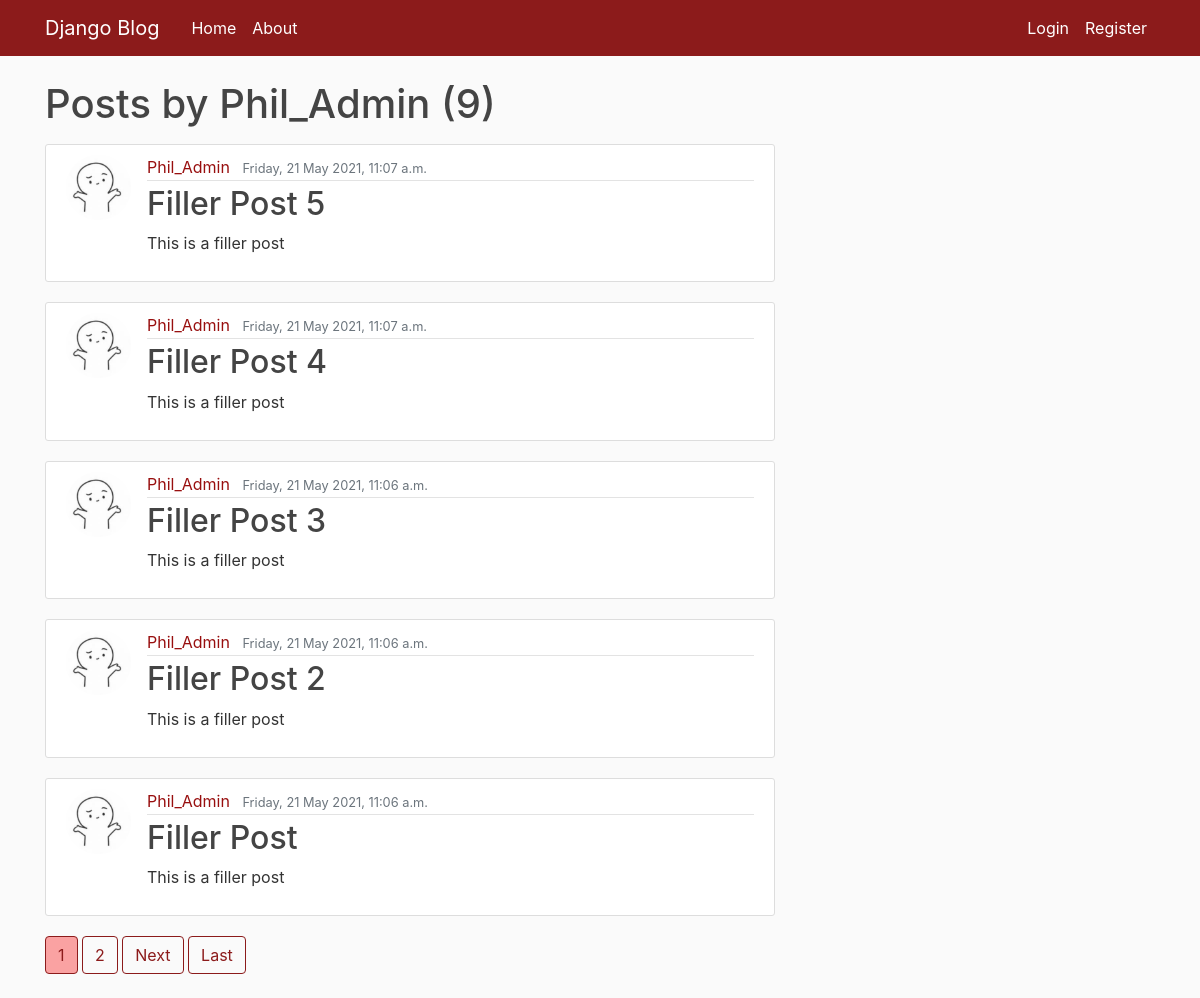
The page /user/Phil_Admin on the database its author committed.
### blog/models.py (models this page shows, shortened)
class Post(models.Model):
    title = models.CharField(max_length=100)
    content = models.TextField()
    date_posted = models.DateTimeField(default=timezone.now)
    author = models.ForeignKey(User, on_delete=models.CASCADE)

### users/models.py (models this page shows, shortened)
class Profile(models.Model):
    user = models.OneToOneField(User, on_delete=models.CASCADE)
    bio = models.CharField(max_length=100)
    image = models.ImageField(default='default.jpg', upload_to='profile_pics')

### blog/views.py (the view)
# urls.py: path('user/<str:username>', UserPostListView.as_view(), name='user-posts'),
class UserPostListView(ListView):
    model = Post
    template_name = 'blog/user_posts.html'
    context_object_name = 'posts'
    paginate_by = 5
    def get_queryset(self):
        user = get_object_or_404(User, username=self.kwargs.get('username'))
        return Post.objects.filter(author=user).order_by('-date_posted')

### blog/templates/Blog/user_posts.html (shortened to what this page needs)
{% extends "blog/base.html" %}
{% block content %}
    <h1 class="mb-3">Posts by {{ view.kwargs.username }} ({{ page_obj.paginator.count }})</h1>
    {% for post in posts %}
        <article class="media content-section">
            <img class="rounded-circle article-img" src="{{ post.author.profile.image.url }}" alt="">
            <div class="media-body">
                <div class="article-metadata">
                    <a class="mr-2" href="{% url 'user-posts' post.author.username %}" style="color: #980F0F">{{ post.author }}</a>
                    <small class="text-muted">{{ post.date_posted|date:"l, d F Y, P" }}</small>
                </div>
                <h2><a class="article-title" href="{% url 'post-detail' post.id %}">{{ post.title }}</a></h2>
                <p class="article-content">{{ post.content }}</p>
            </div>
        </article>
    {% endfor %}
    {% if is_paginated %}
        {% for num in page_obj.paginator.page_range %}
            {% if page_obj.number == num %}
                <a class="btn btn-info mb-4" style="border-color: #8C1B1B; color: #8C1B1B; background-color: #FAA2A2" href="?page={{ num }}">{{ num }}</a>
                {% elif num > page_obj.number|add:'-3' and num < page_obj.number|add:'3' %}
                    <a class="btn btn-outline-info mb-4" style="border-color: #8C1B1B; color: #8C1B1B" href="?page={{ num }}">{{ num }}</a>
            {% endif %}
        {% endfor %}
        {% if page_obj.has_next %}
            <a class="btn btn-outline-info mb-4" style="border-color: #8C1B1B; color: #8C1B1B" href="?page={{ page_obj.next_page_number }}">Next</a>
            <a class="btn btn-outline-info mb-4" style="border-color: #8C1B1B; color: #8C1B1B" href="?page={{ page_obj.paginator.num_pages }}">Last</a>
        {% endif %}
    {% endif %}
{% endblock content %}

### blog/Static/Blog/main.css (style rules this page uses)
body { background: #fafafa; color: #333333; margin-top: 5rem; }
h1, h2, h3, h4, h5, h6 { color: #444444; }
.content-section { background: #ffffff; padding: 10px 20px; border: 1px solid #dddddd; border-radius: 3px; margin-bottom: 20px; }
.article-title { color: #444444; }
.article-content { white-space: pre-line; }
.article-img { height: 65px; width: 65px; margin-right: 16px; }
.article-metadata { padding-bottom: 1px; margin-bottom: 4px; border-bottom: 1px solid #e3e3e3 }

### rows shown on the page
Post: author.profile.image (picture), author "Phil_Admin", date_posted "Friday, 21 May 2021, 11:07 a.m.", title "Filler Post 5", content "This is a filler post"
Post: author.profile.image (picture), author "Phil_Admin", date_posted "Friday, 21 May 2021, 11:07 a.m.", title "Filler Post 4", content "This is a filler post"
Post: author.profile.image (picture), author "Phil_Admin", date_posted "Friday, 21 May 2021, 11:06 a.m.", title "Filler Post 3", content "This is a filler post"
Post: author.profile.image (picture), author "Phil_Admin", date_posted "Friday, 21 May 2021, 11:06 a.m.", title "Filler Post 2", content "This is a filler post"
Post: author.profile.image (picture), author "Phil_Admin", date_posted "Friday, 21 May 2021, 11:06 a.m.", title "Filler Post", content "This is a filler post"

### other values the page prints
{{ view.kwargs.username }} "Phil_Admin"
{{ page_obj.paginator.count }} "9"
{{ num }} "1"
{{ num }} "2"
